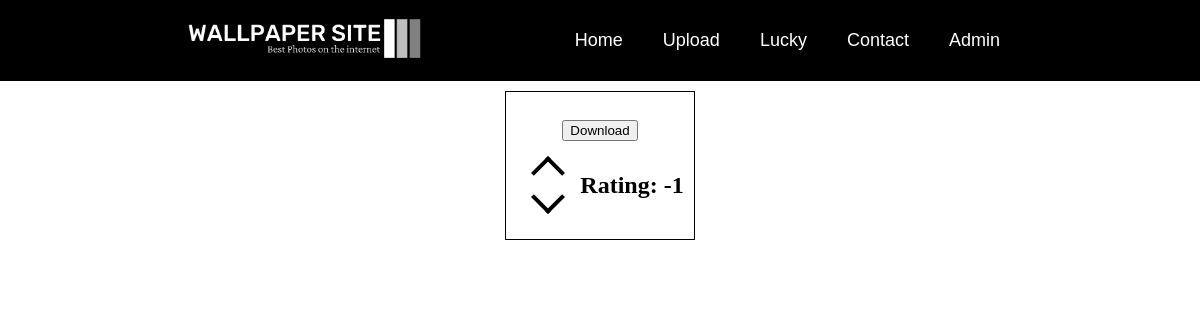
Before: / with the older database file.
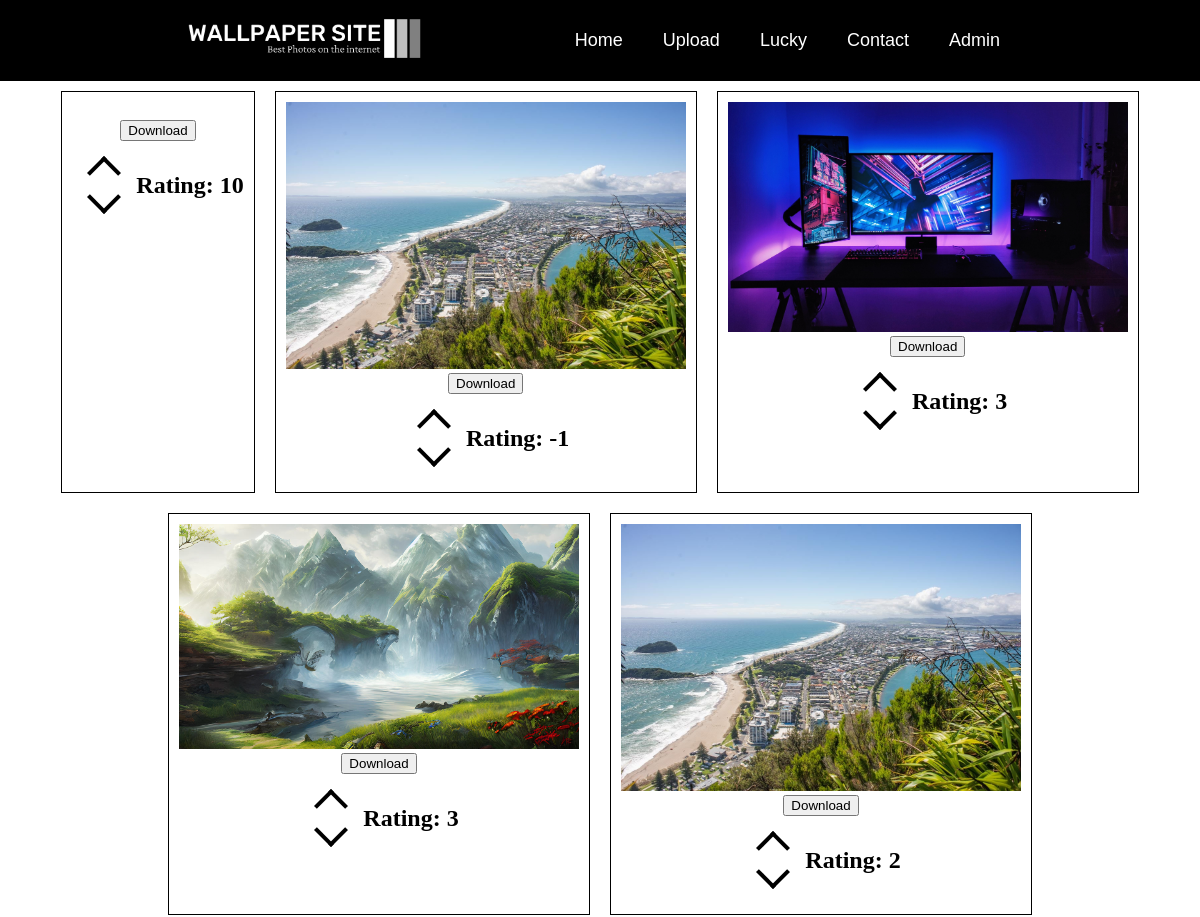
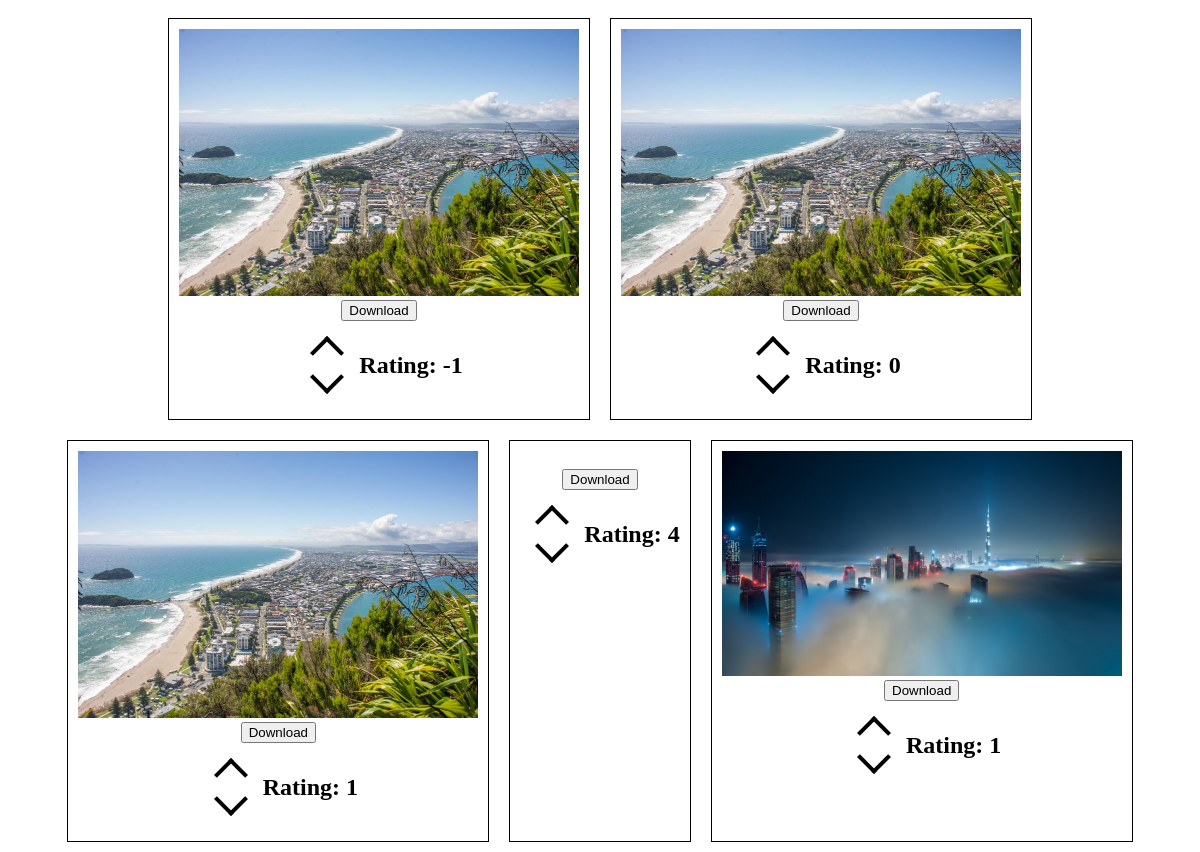
After: the same page with the newer database file (2 pictures, top to bottom).
### tables this page shows
CREATE TABLE photos (id INTEGER PRIMARY KEY AUTOINCREMENT, image TEXT, rating INTEGER (0));

### routes.py (the view)
@app.route("/")
def home():
    data = database_connection("SELECT * FROM photos", None, False)
    rating = database_connection("SELECT * FROM photos", None, False)
    return render_template("readfile.html", data=data, rating=rating,
                           )

### routes.py (called while the page is built)
def database_connection(statement, data, insert): #if insert == true, then insert statement + data into sql database, else return data from statement
    conn = sqlite3.connect("wallpapers.db")
    cur = conn.cursor()
    if insert == True:
        exe = cur.execute(statement, data)
        cur.connection.commit()
        return None
    else:
        exe = cur.execute(statement).fetchall()
        cur.connection.commit()
        return exe

### templates/readfile.html (shortened to what this page needs)
    {% extends 'layout.html' %}
    {% block content %}
    <div class="imageBox">
        {% for i in data %}
        <div class="images">
        <img class="image" src="/static/images/{{i[1]}}" alt="">
        <div>
            <a href="/download/{{i[1]}}"><button class="   ">Download</button></a>
        </div>
        {% if imageurl == i[1]%}
            <h2 class="ratingText">Rating: {{i[2]}}</h2>
            <h2>Youve Already Voted</h2>
        {% else %}
            <div class="ratings">
                <div class="buttons">
                    <a href="/submitreview/{{i[1]}}/+1"><h1 class="upvote-arrow"></h1></a>
                    <a href="/submitreview/{{i[1]}}/-1"><h1 class="downvote-arrow"></h1></a>
                </div>
                <h2 class="ratingText">Rating: {{i[2]}}</h2>
            </div>
        {% endif %}
        </div>
    {% endfor %}
    </div>
    {% endblock %}

### templates/layout.html (shortened to what this page needs)
<!DOCTYPE html>
<html lang="en">
<head>
    <link rel="stylesheet" href="/static/style.css">
    <link rel="stylesheet" href="/static/navbar.css">
</head>
<body>
    <nav>
        {% include 'nav.html' %}
    </nav>
    {% block content %}{% endblock %}
</body>
</html>

### templates/nav.html
<div class="nav_bar">
    <a href="/viewfiles/none"><img id="navbar_image" src="/static/websiteImages/logo-white.png" alt=""></a>
    <ul class="nav_links">
        <li><a href="/">Home</a></li>
        <li><a href="/fileupload">Upload</a></li>
        <li><a href="/lucky/none">Lucky</a></li>
        <li><a href="/contact">Contact</a></li>
        <li><a href="/admin/login">Admin</a></li>
    </ul>
</div>

### static/style.css (style rules this page uses)
* { margin: 0; }
img { max-width: 500px; }
.buttons { padding: 20px; text-align: center; }
.imageBox { text-align: center; }
.ratings { display: flex; justify-content: center; }
.upvote-arrow { height: 20px; width: 20px; border-top: 4px solid black; border-left: 4px solid black ; transform: rotate(45deg); left: 27.5px; top:35px; }
.downvote-arrow { height: 20px; width: 20px; border-top: 4px solid black; border-left: 4px solid black ; transform: rotate(225deg); left: 27.5px; top:35px; }
.ratingText { display: flex; justify-content: center; align-items: center; }
.images { max-width: 500px; margin: 10px; padding: 10px; border: 1px solid black; }
.imageBox { display: flex; justify-content: center; flex-wrap: wrap; }
.image { width: 400px; }

### static/navbar.css (style rules this page uses)
.nav_bar { display: flex; justify-content: space-between; padding: 10px 15%; background-color: rgb(0, 0, 0); align-items: center ; }
.nav_links { list-style: none; display: flex; justify-content: space-between; font-family: sans-serif; font-size: large; }
.nav_links li a { display: inline-block; padding: 0 20px; text-decoration: none; color: white; }
#navbar_image { max-width: 250px; }
li { text-decoration: none; color: white; }

Changed rows visible on the page:
removed photos: rating "-1"
added photos: rating "10"
added photos: image (picture), rating "-1"
added photos: image (picture), rating "3"
added photos: image (picture), rating "3"
added photos: image (picture), rating "2"
added photos: image (picture), rating "-1"
added photos: image (picture), rating "0"
added photos: image (picture), rating "1"
added photos: rating "4"
added photos: image (picture), rating "1"
